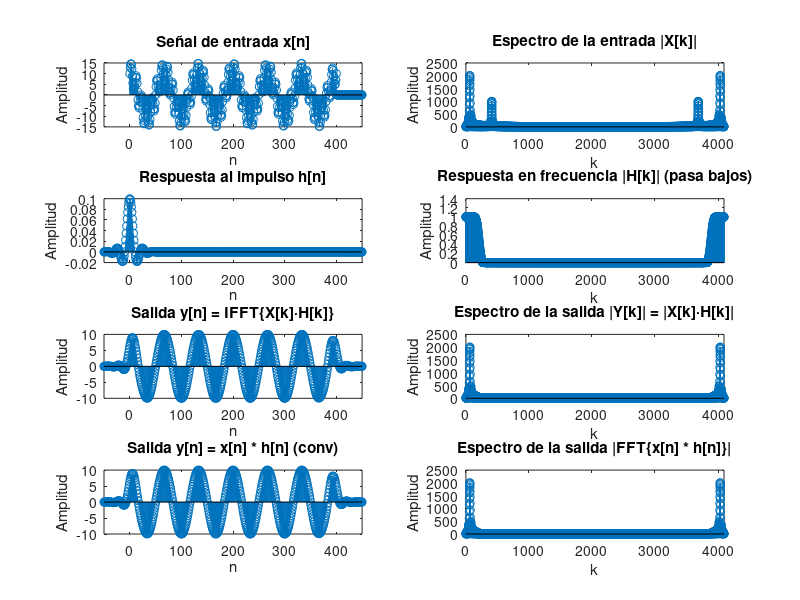

MATLAB code for this plot:
clear;
close all;
clc;

% Constantes
N = 4096;
dt = 0.0001;
Fc = 500;

% Funcion X

Nx = 401;
nx = 0:Nx-1;

t  = nx * dt;
x = 10*cos(2*pi*150*t) + 5*sin(2*pi*1000*t);

% Funcion Respuesta al Impulso

Nh = 101;
nh = -(Nh-1)/2 : (Nh-1)/2;
h = 2*Fc*dt * sinc(2*Fc*dt*nh);

% Ventana de Hamming
v  = hamming(Nh)';              % el ' la convierte en fila (1 x 101)
hv = h .* v;

% Normalizacion
g = sum(hv);
hn = hv/g;

% Transformadas

a = zeros(1, N-Nx);
b = zeros(1, N-Nh);

xa = [x, a];
hb = [hn, b];
nxa = 0:N-1;
nhb = nh(1) : nh(1)+N-1;
kx = 0:N-1;
kh = 0:N-1;

xf = fft(xa);
hf = fft(hb);

% Funcion Y por FFT

yf = xf .* hf;
ky = 0:N-1;

ny = (nx(1) + nh(1)) : (nx(end) + nh(end));

y_fft_completa = real(ifft(yf));

y_fft = y_fft_completa(1:length(ny));

% Funcion Y por convolucion

y_conv = conv(x,hn);
yf_conv = fft(y_conv, N);

% Graficos
figure('Name', 'Ejercicio 3 - Convolucion por FFT', 'NumberTitle', 'off');

subplot(4,2,1)
stem(nxa, xa);
title('Señal de entrada x[n]')
xlabel('n')
ylabel('Amplitud')
xlim([ny(1), ny(end)])

subplot(4,2,2)
stem(kx,abs(xf))
title('Espectro de la entrada |X[k]|')
xlabel('k')
ylabel('Amplitud')
xlim([0,N-1])

subplot(4,2,3)
stem(nhb,hb)
title('Respuesta al impulso h[n]')
xlabel('n')
ylabel('Amplitud')
xlim([ny(1), ny(end)])

subplot(4,2,4)
stem(kh,abs(hf));
title('Respuesta en frecuencia |H[k]| (pasa bajos)')
xlabel('k')
ylabel('Amplitud')
xlim([0,N-1])

subplot(4,2,5)
stem(ny,y_fft);
title('Salida y[n] = IFFT\{X[k]·H[k]\}')
xlabel('n')
ylabel('Amplitud')
xlim([ny(1), ny(end)])

subplot(4,2,6)
stem(ky,abs(yf));
title('Espectro de la salida |Y[k]| = |X[k]·H[k]|')
xlabel('k')
ylabel('Amplitud')
xlim([0,N-1])

subplot(4,2,7)
stem(ny, y_conv)
title('Salida y[n] = x[n] * h[n] (conv)')
xlabel('n')
ylabel('Amplitud')
xlim([ny(1), ny(end)])

subplot(4,2,8)
stem(ky, abs(yf_conv))
title('Espectro de la salida |FFT\{x[n] * h[n]\}|')
xlabel('k')
ylabel('Amplitud')
xlim([0,N-1])
